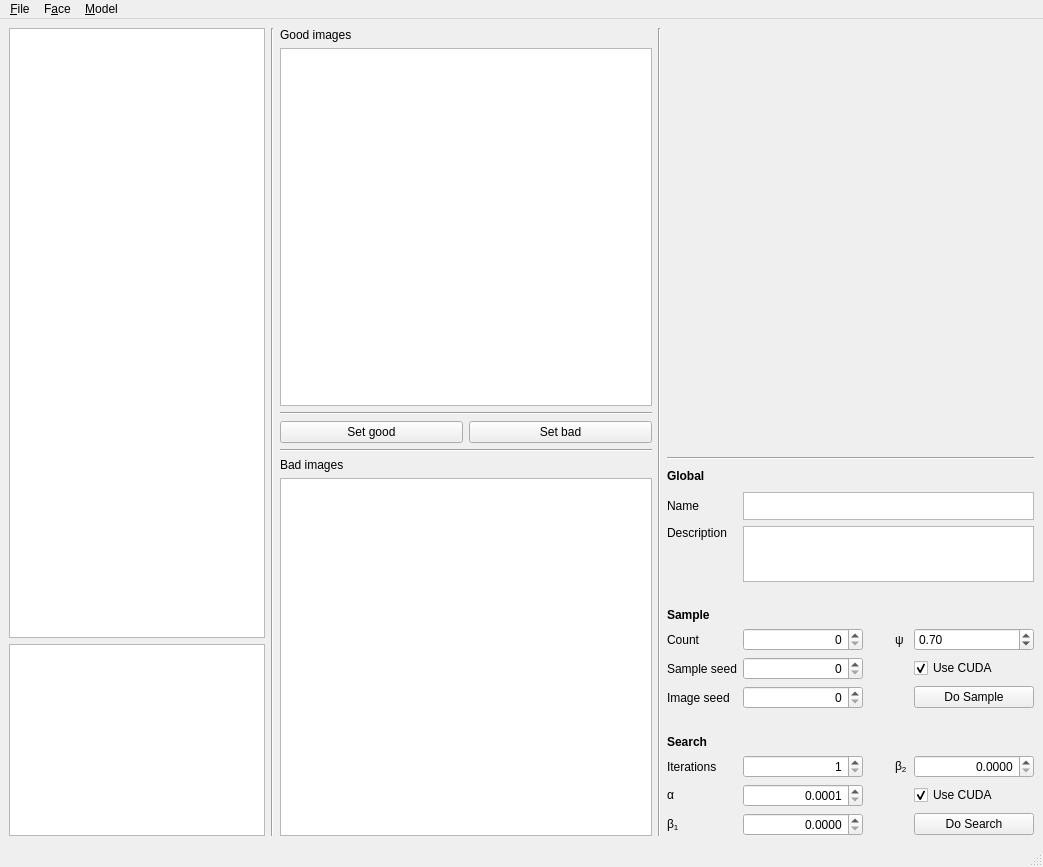
<?xml version="1.0" encoding="UTF-8"?>
<ui version="4.0">
 <class>MainWindow</class>
 <widget class="QMainWindow" name="MainWindow">
  <property name="geometry">
   <rect>
    <x>0</x>
    <y>0</y>
    <width>1043</width>
    <height>867</height>
   </rect>
  </property>
  <property name="windowTitle">
   <string>Model Search</string>
  </property>
  <widget class="QWidget" name="centralwidget">
   <property name="enabled">
    <bool>true</bool>
   </property>
   <layout class="QHBoxLayout" name="horizontalLayout" stretch="0,0,1,0,0">
    <item>
     <layout class="QVBoxLayout" name="col_left">
      <property name="leftMargin">
       <number>0</number>
      </property>
      <item>
       <widget class="QListWidget" name="list_rounds">
        <property name="sizePolicy">
         <sizepolicy hsizetype="Preferred" vsizetype="Expanding">
          <horstretch>0</horstretch>
          <verstretch>0</verstretch>
         </sizepolicy>
        </property>
       </widget>
      </item>
      <item>
       <widget class="QGraphicsView" name="graph_volume">
        <property name="sizePolicy">
         <sizepolicy hsizetype="Preferred" vsizetype="Preferred">
          <horstretch>0</horstretch>
          <verstretch>0</verstretch>
         </sizepolicy>
        </property>
       </widget>
      </item>
     </layout>
    </item>
    <item>
     <widget class="Line" name="line_3">
      <property name="orientation">
       <enum>Qt::Vertical</enum>
      </property>
     </widget>
    </item>
    <item>
     <layout class="QVBoxLayout" name="col_middle" stretch="0,0,0,0,0,0,0">
      <property name="spacing">
       <number>6</number>
      </property>
      <item>
       <widget class="QLabel" name="label">
        <property name="text">
         <string>Good images</string>
        </property>
       </widget>
      </item>
      <item>
       <widget class="QListWidget" name="good_images">
        <property name="editTriggers">
         <set>QAbstractItemView::NoEditTriggers</set>
        </property>
        <property name="showDropIndicator" stdset="0">
         <bool>false</bool>
        </property>
        <property name="dragDropMode">
         <enum>QAbstractItemView::DragDrop</enum>
        </property>
        <property name="defaultDropAction">
         <enum>Qt::IgnoreAction</enum>
        </property>
        <property name="selectionMode">
         <enum>QAbstractItemView::ExtendedSelection</enum>
        </property>
        <property name="viewMode">
         <enum>QListView::IconMode</enum>
        </property>
       </widget>
      </item>
      <item>
       <widget class="Line" name="line_4">
        <property name="orientation">
         <enum>Qt::Horizontal</enum>
        </property>
       </widget>
      </item>
      <item>
       <layout class="QHBoxLayout" name="horizontalLayout_2">
        <property name="sizeConstraint">
         <enum>QLayout::SetDefaultConstraint</enum>
        </property>
        <item>
         <widget class="QPushButton" name="set_good">
          <property name="text">
           <string>Set good</string>
          </property>
         </widget>
        </item>
        <item>
         <widget class="QPushButton" name="set_bad">
          <property name="text">
           <string>Set bad</string>
          </property>
         </widget>
        </item>
       </layout>
      </item>
      <item>
       <widget class="Line" name="line_5">
        <property name="orientation">
         <enum>Qt::Horizontal</enum>
        </property>
       </widget>
      </item>
      <item>
       <widget class="QLabel" name="label_3">
        <property name="text">
         <string>Bad images</string>
        </property>
       </widget>
      </item>
      <item>
       <widget class="QListWidget" name="bad_images">
        <property name="editTriggers">
         <set>QAbstractItemView::NoEditTriggers</set>
        </property>
        <property name="showDropIndicator" stdset="0">
         <bool>false</bool>
        </property>
        <property name="dragDropMode">
         <enum>QAbstractItemView::DragDrop</enum>
        </property>
        <property name="defaultDropAction">
         <enum>Qt::IgnoreAction</enum>
        </property>
        <property name="selectionMode">
         <enum>QAbstractItemView::ExtendedSelection</enum>
        </property>
        <property name="viewMode">
         <enum>QListView::IconMode</enum>
        </property>
       </widget>
      </item>
     </layout>
    </item>
    <item>
     <widget class="Line" name="line_2">
      <property name="orientation">
       <enum>Qt::Vertical</enum>
      </property>
     </widget>
    </item>
    <item>
     <layout class="QVBoxLayout" name="col_right">
      <property name="leftMargin">
       <number>0</number>
      </property>
      <item>
       <widget class="QLabel" name="image_detail">
        <property name="sizePolicy">
         <sizepolicy hsizetype="Expanding" vsizetype="Expanding">
          <horstretch>0</horstretch>
          <verstretch>0</verstretch>
         </sizepolicy>
        </property>
        <property name="text">
         <string/>
        </property>
        <property name="alignment">
         <set>Qt::AlignCenter</set>
        </property>
       </widget>
      </item>
      <item>
       <widget class="Line" name="line">
        <property name="orientation">
         <enum>Qt::Horizontal</enum>
        </property>
       </widget>
      </item>
      <item>
       <layout class="QGridLayout" name="grid_settings">
        <item row="4" column="0">
         <widget class="QLabel" name="label_8">
          <property name="text">
           <string>&lt;html&gt;&lt;head/&gt;&lt;body&gt;&lt;p&gt;&lt;span style=&quot; font-weight:600;&quot;&gt;Sample&lt;/span&gt;&lt;/p&gt;&lt;/body&gt;&lt;/html&gt;</string>
          </property>
         </widget>
        </item>
        <item row="3" column="0">
         <spacer name="verticalSpacer">
          <property name="orientation">
           <enum>Qt::Vertical</enum>
          </property>
          <property name="sizeType">
           <enum>QSizePolicy::Preferred</enum>
          </property>
          <property name="sizeHint" stdset="0">
           <size>
            <width>20</width>
            <height>20</height>
           </size>
          </property>
         </spacer>
        </item>
        <item row="5" column="3">
         <widget class="QLabel" name="label_10">
          <property name="text">
           <string>ψ</string>
          </property>
         </widget>
        </item>
        <item row="11" column="1">
         <widget class="QDoubleSpinBox" name="search_learningrate">
          <property name="sizePolicy">
           <sizepolicy hsizetype="Maximum" vsizetype="Fixed">
            <horstretch>0</horstretch>
            <verstretch>0</verstretch>
           </sizepolicy>
          </property>
          <property name="minimumSize">
           <size>
            <width>120</width>
            <height>0</height>
           </size>
          </property>
          <property name="maximumSize">
           <size>
            <width>120</width>
            <height>16777215</height>
           </size>
          </property>
          <property name="alignment">
           <set>Qt::AlignRight|Qt::AlignTrailing|Qt::AlignVCenter</set>
          </property>
          <property name="decimals">
           <number>4</number>
          </property>
          <property name="minimum">
           <double>0.000100000000000</double>
          </property>
          <property name="maximum">
           <double>0.100000000000000</double>
          </property>
          <property name="singleStep">
           <double>0.001000000000000</double>
          </property>
         </widget>
        </item>
        <item row="2" column="0">
         <widget class="QLabel" name="label_19">
          <property name="text">
           <string>Description</string>
          </property>
          <property name="alignment">
           <set>Qt::AlignLeading|Qt::AlignLeft|Qt::AlignTop</set>
          </property>
         </widget>
        </item>
        <item row="7" column="0">
         <widget class="QLabel" name="label_11">
          <property name="text">
           <string>Image seed</string>
          </property>
         </widget>
        </item>
        <item row="12" column="4">
         <widget class="QPushButton" name="search_go">
          <property name="sizePolicy">
           <sizepolicy hsizetype="Preferred" vsizetype="Fixed">
            <horstretch>0</horstretch>
            <verstretch>0</verstretch>
           </sizepolicy>
          </property>
          <property name="minimumSize">
           <size>
            <width>120</width>
            <height>0</height>
           </size>
          </property>
          <property name="maximumSize">
           <size>
            <width>120</width>
            <height>16777215</height>
           </size>
          </property>
          <property name="text">
           <string>Do Search</string>
          </property>
         </widget>
        </item>
        <item row="12" column="0">
         <widget class="QLabel" name="label_6">
          <property name="sizePolicy">
           <sizepolicy hsizetype="Preferred" vsizetype="Preferred">
            <horstretch>0</horstretch>
            <verstretch>0</verstretch>
           </sizepolicy>
          </property>
          <property name="text">
           <string>&lt;html&gt;&lt;head/&gt;&lt;body&gt;&lt;p&gt;β&lt;span style=&quot; vertical-align:sub;&quot;&gt;1&lt;/span&gt;&lt;/p&gt;&lt;/body&gt;&lt;/html&gt;</string>
          </property>
         </widget>
        </item>
        <item row="5" column="4">
         <widget class="QDoubleSpinBox" name="generator_psi">
          <property name="minimum">
           <double>0.000000000000000</double>
          </property>
          <property name="maximum">
           <double>1.000000000000000</double>
          </property>
          <property name="singleStep">
           <double>0.050000000000000</double>
          </property>
          <property name="value">
           <double>0.700000000000000</double>
          </property>
         </widget>
        </item>
        <item row="1" column="0">
         <widget class="QLabel" name="label_18">
          <property name="text">
           <string>Name</string>
          </property>
         </widget>
        </item>
        <item row="10" column="4">
         <widget class="QDoubleSpinBox" name="search_beta2">
          <property name="sizePolicy">
           <sizepolicy hsizetype="Preferred" vsizetype="Fixed">
            <horstretch>0</horstretch>
            <verstretch>0</verstretch>
           </sizepolicy>
          </property>
          <property name="minimumSize">
           <size>
            <width>120</width>
            <height>0</height>
           </size>
          </property>
          <property name="maximumSize">
           <size>
            <width>120</width>
            <height>16777215</height>
           </size>
          </property>
          <property name="alignment">
           <set>Qt::AlignRight|Qt::AlignTrailing|Qt::AlignVCenter</set>
          </property>
          <property name="decimals">
           <number>4</number>
          </property>
          <property name="minimum">
           <double>0.000000000000000</double>
          </property>
          <property name="maximum">
           <double>0.999900000000000</double>
          </property>
          <property name="singleStep">
           <double>0.001000000000000</double>
          </property>
         </widget>
        </item>
        <item row="6" column="4">
         <widget class="QCheckBox" name="generator_cuda">
          <property name="text">
           <string>Use CUDA</string>
          </property>
          <property name="checked">
           <bool>true</bool>
          </property>
         </widget>
        </item>
        <item row="11" column="4">
         <widget class="QCheckBox" name="search_cuda">
          <property name="text">
           <string>Use CUDA</string>
          </property>
          <property name="checked">
           <bool>true</bool>
          </property>
         </widget>
        </item>
        <item row="7" column="1">
         <widget class="QSpinBox" name="generator_seed">
          <property name="sizePolicy">
           <sizepolicy hsizetype="Maximum" vsizetype="Fixed">
            <horstretch>0</horstretch>
            <verstretch>0</verstretch>
           </sizepolicy>
          </property>
          <property name="minimumSize">
           <size>
            <width>120</width>
            <height>0</height>
           </size>
          </property>
          <property name="maximumSize">
           <size>
            <width>120</width>
            <height>16777215</height>
           </size>
          </property>
          <property name="alignment">
           <set>Qt::AlignRight|Qt::AlignTrailing|Qt::AlignVCenter</set>
          </property>
          <property name="maximum">
           <number>99999999</number>
          </property>
         </widget>
        </item>
        <item row="8" column="0">
         <spacer name="verticalSpacer_4">
          <property name="orientation">
           <enum>Qt::Vertical</enum>
          </property>
          <property name="sizeType">
           <enum>QSizePolicy::Preferred</enum>
          </property>
          <property name="sizeHint" stdset="0">
           <size>
            <width>20</width>
            <height>20</height>
           </size>
          </property>
         </spacer>
        </item>
        <item row="10" column="3">
         <widget class="QLabel" name="label_7">
          <property name="sizePolicy">
           <sizepolicy hsizetype="Preferred" vsizetype="Preferred">
            <horstretch>0</horstretch>
            <verstretch>0</verstretch>
           </sizepolicy>
          </property>
          <property name="text">
           <string>&lt;html&gt;&lt;head/&gt;&lt;body&gt;&lt;p&gt;β&lt;span style=&quot; vertical-align:sub;&quot;&gt;2&lt;/span&gt;&lt;/p&gt;&lt;/body&gt;&lt;/html&gt;</string>
          </property>
         </widget>
        </item>
        <item row="2" column="1" colspan="4">
         <widget class="QPlainTextEdit" name="global_description">
          <property name="sizePolicy">
           <sizepolicy hsizetype="Preferred" vsizetype="Preferred">
            <horstretch>0</horstretch>
            <verstretch>0</verstretch>
           </sizepolicy>
          </property>
          <property name="minimumSize">
           <size>
            <width>0</width>
            <height>0</height>
           </size>
          </property>
          <property name="maximumSize">
           <size>
            <width>2000</width>
            <height>56</height>
           </size>
          </property>
         </widget>
        </item>
        <item row="11" column="0">
         <widget class="QLabel" name="label_5">
          <property name="text">
           <string>&lt;p&gt;&amp;alpha;&lt;/p&gt;</string>
          </property>
         </widget>
        </item>
        <item row="0" column="5">
         <spacer name="horizontalSpacer_2">
          <property name="orientation">
           <enum>Qt::Horizontal</enum>
          </property>
          <property name="sizeHint" stdset="0">
           <size>
            <width>0</width>
            <height>20</height>
           </size>
          </property>
         </spacer>
        </item>
        <item row="1" column="1" colspan="4">
         <widget class="QPlainTextEdit" name="global_name">
          <property name="sizePolicy">
           <sizepolicy hsizetype="Preferred" vsizetype="Preferred">
            <horstretch>0</horstretch>
            <verstretch>0</verstretch>
           </sizepolicy>
          </property>
          <property name="minimumSize">
           <size>
            <width>0</width>
            <height>28</height>
           </size>
          </property>
          <property name="maximumSize">
           <size>
            <width>2000</width>
            <height>28</height>
           </size>
          </property>
          <property name="tabStopWidth">
           <number>86</number>
          </property>
         </widget>
        </item>
        <item row="6" column="0">
         <widget class="QLabel" name="label_15">
          <property name="text">
           <string>Sample seed</string>
          </property>
         </widget>
        </item>
        <item row="9" column="0">
         <widget class="QLabel" name="label_2">
          <property name="text">
           <string>&lt;html&gt;&lt;head/&gt;&lt;body&gt;&lt;p&gt;&lt;span style=&quot; font-weight:600;&quot;&gt;Search&lt;/span&gt;&lt;/p&gt;&lt;/body&gt;&lt;/html&gt;</string>
          </property>
         </widget>
        </item>
        <item row="0" column="0">
         <widget class="QLabel" name="label_12">
          <property name="text">
           <string>&lt;html&gt;&lt;head/&gt;&lt;body&gt;&lt;p&gt;&lt;span style=&quot; font-weight:600;&quot;&gt;Global&lt;/span&gt;&lt;/p&gt;&lt;/body&gt;&lt;/html&gt;</string>
          </property>
         </widget>
        </item>
        <item row="6" column="1">
         <widget class="QSpinBox" name="sample_seed">
          <property name="sizePolicy">
           <sizepolicy hsizetype="Maximum" vsizetype="Fixed">
            <horstretch>0</horstretch>
            <verstretch>0</verstretch>
           </sizepolicy>
          </property>
          <property name="minimumSize">
           <size>
            <width>120</width>
            <height>0</height>
           </size>
          </property>
          <property name="maximumSize">
           <size>
            <width>120</width>
            <height>16777215</height>
           </size>
          </property>
          <property name="alignment">
           <set>Qt::AlignRight|Qt::AlignTrailing|Qt::AlignVCenter</set>
          </property>
          <property name="maximum">
           <number>99999999</number>
          </property>
         </widget>
        </item>
        <item row="5" column="0">
         <widget class="QLabel" name="label_9">
          <property name="text">
           <string>Count</string>
          </property>
         </widget>
        </item>
        <item row="0" column="2">
         <spacer name="horizontalSpacer">
          <property name="orientation">
           <enum>Qt::Horizontal</enum>
          </property>
          <property name="sizeType">
           <enum>QSizePolicy::Preferred</enum>
          </property>
          <property name="sizeHint" stdset="0">
           <size>
            <width>20</width>
            <height>20</height>
           </size>
          </property>
         </spacer>
        </item>
        <item row="10" column="1">
         <widget class="QSpinBox" name="search_iterations">
          <property name="sizePolicy">
           <sizepolicy hsizetype="Maximum" vsizetype="Fixed">
            <horstretch>0</horstretch>
            <verstretch>0</verstretch>
           </sizepolicy>
          </property>
          <property name="minimumSize">
           <size>
            <width>120</width>
            <height>0</height>
           </size>
          </property>
          <property name="maximumSize">
           <size>
            <width>120</width>
            <height>16777215</height>
           </size>
          </property>
          <property name="layoutDirection">
           <enum>Qt::LeftToRight</enum>
          </property>
          <property name="alignment">
           <set>Qt::AlignRight|Qt::AlignTrailing|Qt::AlignVCenter</set>
          </property>
          <property name="minimum">
           <number>1</number>
          </property>
          <property name="maximum">
           <number>9999</number>
          </property>
         </widget>
        </item>
        <item row="5" column="1">
         <widget class="QSpinBox" name="sample_count">
          <property name="sizePolicy">
           <sizepolicy hsizetype="Maximum" vsizetype="Fixed">
            <horstretch>0</horstretch>
            <verstretch>0</verstretch>
           </sizepolicy>
          </property>
          <property name="minimumSize">
           <size>
            <width>120</width>
            <height>0</height>
           </size>
          </property>
          <property name="maximumSize">
           <size>
            <width>120</width>
            <height>16777215</height>
           </size>
          </property>
          <property name="alignment">
           <set>Qt::AlignRight|Qt::AlignTrailing|Qt::AlignVCenter</set>
          </property>
          <property name="maximum">
           <number>9999</number>
          </property>
         </widget>
        </item>
        <item row="10" column="0">
         <widget class="QLabel" name="label_4">
          <property name="text">
           <string>Iterations</string>
          </property>
         </widget>
        </item>
        <item row="12" column="1">
         <widget class="QDoubleSpinBox" name="search_beta1">
          <property name="sizePolicy">
           <sizepolicy hsizetype="Preferred" vsizetype="Fixed">
            <horstretch>0</horstretch>
            <verstretch>0</verstretch>
           </sizepolicy>
          </property>
          <property name="minimumSize">
           <size>
            <width>120</width>
            <height>0</height>
           </size>
          </property>
          <property name="maximumSize">
           <size>
            <width>120</width>
            <height>16777215</height>
           </size>
          </property>
          <property name="alignment">
           <set>Qt::AlignRight|Qt::AlignTrailing|Qt::AlignVCenter</set>
          </property>
          <property name="decimals">
           <number>4</number>
          </property>
          <property name="maximum">
           <double>0.999900000000000</double>
          </property>
          <property name="singleStep">
           <double>0.001000000000000</double>
          </property>
         </widget>
        </item>
        <item row="7" column="4">
         <widget class="QPushButton" name="sample_go">
          <property name="sizePolicy">
           <sizepolicy hsizetype="Preferred" vsizetype="Fixed">
            <horstretch>0</horstretch>
            <verstretch>0</verstretch>
           </sizepolicy>
          </property>
          <property name="minimumSize">
           <size>
            <width>120</width>
            <height>0</height>
           </size>
          </property>
          <property name="maximumSize">
           <size>
            <width>120</width>
            <height>16777215</height>
           </size>
          </property>
          <property name="text">
           <string>Do Sample</string>
          </property>
         </widget>
        </item>
       </layout>
      </item>
     </layout>
    </item>
   </layout>
  </widget>
  <widget class="QMenuBar" name="menubar">
   <property name="geometry">
    <rect>
     <x>0</x>
     <y>0</y>
     <width>1043</width>
     <height>22</height>
    </rect>
   </property>
   <widget class="QMenu" name="menuFile">
    <property name="title">
     <string>&amp;File</string>
    </property>
    <addaction name="actionNew"/>
    <addaction name="actionNewFromModel"/>
    <addaction name="actionOpen"/>
    <addaction name="separator"/>
    <addaction name="actionSave"/>
    <addaction name="actionSaveAs"/>
    <addaction name="separator"/>
    <addaction name="actionQuit"/>
   </widget>
   <widget class="QMenu" name="menuF_ace">
    <property name="title">
     <string>F&amp;ace</string>
    </property>
    <addaction name="actionExportFace"/>
   </widget>
   <widget class="QMenu" name="menu_Model">
    <property name="title">
     <string>&amp;Model</string>
    </property>
    <addaction name="actionExportModel"/>
   </widget>
   <addaction name="menuFile"/>
   <addaction name="menuF_ace"/>
   <addaction name="menu_Model"/>
  </widget>
  <widget class="QStatusBar" name="statusbar"/>
  <action name="actionNew">
   <property name="text">
    <string>&amp;New</string>
   </property>
  </action>
  <action name="actionSave">
   <property name="text">
    <string>&amp;Save</string>
   </property>
  </action>
  <action name="actionSaveAs">
   <property name="text">
    <string>Save &amp;As...</string>
   </property>
  </action>
  <action name="actionQuit">
   <property name="text">
    <string>&amp;Quit</string>
   </property>
  </action>
  <action name="actionNewFromModel">
   <property name="text">
    <string>New from &amp;Model...</string>
   </property>
  </action>
  <action name="actionOpen">
   <property name="text">
    <string>Open...</string>
   </property>
  </action>
  <action name="actionExportFace">
   <property name="text">
    <string>E&amp;xport Face...</string>
   </property>
  </action>
  <action name="actionExportModel">
   <property name="text">
    <string>E&amp;xport Model...</string>
   </property>
  </action>
 </widget>
 <resources/>
 <connections/>
</ui>
